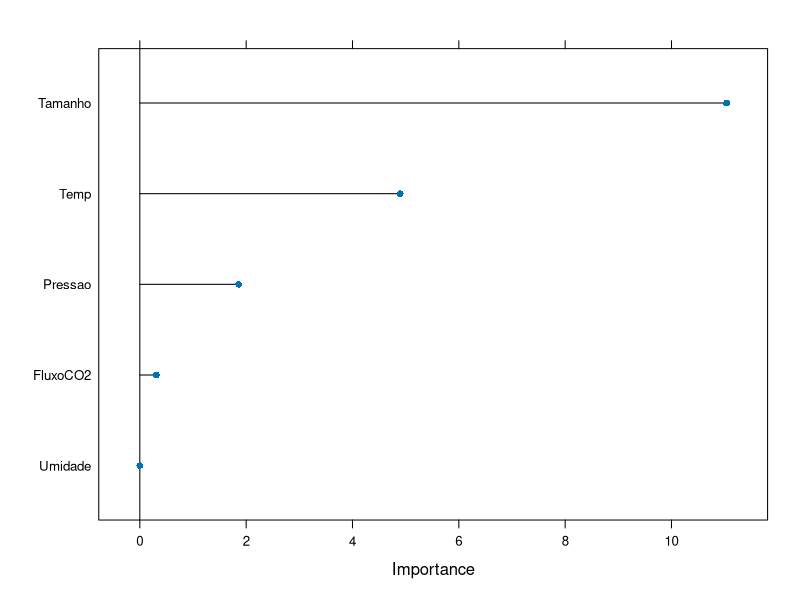

Recreate this plot in R.
## ---- chunk 1
knitr::opts_chunk$set(echo = TRUE)
library(tidyverse)
## ---- chunk 2
dados <- read_csv("dados/data-table-B7.csv", locale = locale(decimal_mark = ","))
dim(dados)

#Renomeando as colunas
names(dados) <- c('Pressao', 'Temp', 'FluxoCO2', 'Umidade', 'Tamanho', 'y')

head(dados)
## ---- chunk 3
library(mlbench)
library(caret)
## ---- chunk 4
set.seed(42)
control <- trainControl(method="repeatedcv", number=10, repeats=3)
# train the model
model <- train(y~., data=dados, method = 'lm', preProcess="scale", trControl=control)
# estimate variable importance
importance <- varImp(model, scale=FALSE)

# plot importance
plot(importance)
## ---- chunk 5
c(  "Tamanho", "Temp", "Pressao", "FluxoCO2", "Umidade")
## ---- chunk 6
base.mod <- lm(y ~ 1 , data= dados)  # base intercept only model
all.mod <- lm(y ~ . , data= dados) # full model with all predictors
stepMod <- step(base.mod, scope = list(lower = base.mod, upper = all.mod), direction = "both", trace = 0, steps = 1000)  # perform step-wise algorithm
shortlistedVars <- names(unlist(stepMod[[1]])) # get the shortlisted variable.
shortlistedVars <- shortlistedVars[!shortlistedVars %in% "(Intercept)"]  # remove intercept 
print(shortlistedVars)
## ---- chunk 7
stepMod$anova
## ---- chunk 8
lm.anova <- function(x,y){
  x<- as.matrix(x)
  y<- as.matrix(y)
  
  n <- length(y)
  k <- ncol(x) # covariaveis utilizadas
  p <- k+1

  X <- matrix(c(rep(1,n), x), ncol = p, nrow = n, byrow = FALSE)
  Y <- matrix(y, ncol = 1, nrow = n)
  
  betas <- solve(t(X)%*%X)%*%t(X)%*%Y
  
  Y_est <- X%*%betas 
 
  res <- Y - Y_est
  
  SQRes <- t(Y-Y_est)%*%(Y-Y_est) 
  
  u <- c(rep(1,n)) 
  SQTotal <- t(Y)%*%Y - ((t(u)%*%Y)^2)/n 
  
  SQReg <- SQTotal - SQRes
  
  
  SQReg <- t(betas)%*%t(X)%*%Y-((t(u)%*%Y)^2)/n 
  gl_sqreg <- k 
  QMReg <- SQReg/gl_sqreg 
   
  SQRes <- t(Y-Y_est)%*%(Y-Y_est) 
  gl_sqres <- n-p 
  QMRes <- SQRes/gl_sqres 
   
  SQTotal <- t(Y)%*%Y - ((t(u)%*%Y)^2)/n 
  gl_sqtotal <- n-1
   
   
  #calculando a estatistica F 
  F_0 <- QMReg/QMRes
  
  R2 <-  SQReg/SQTotal 
  QMTotal <- QMRes + QMReg
  R2adj <- 1 - QMRes/QMTotal
  list(R2 = R2, R2adj = R2adj, betas = betas, Y_est = Y_est, 
       anov = list(SQreg = SQReg, SQRes = SQRes, QMreg = QMReg))
  
}
## ---- chunk 9

n <- length(dados$y)

X <- matrix(c(rep(1,n), dados$Tamanho, dados$Temp, dados$Pressao), ncol = 4, nrow = n, byrow = FALSE)
Y <- matrix(dados$y, ncol = 1, nrow = length(dados$y))
## ---- chunk 10
betas <- solve(t(X)%*%X)%*%t(X)%*%Y
## ---- chunk 11
#Obtendo os valores dos residuos, SQres, SQreg , SQTotal do nosso modelo  
# No modelo de regressao linear multipla  
# Forma matricial: 
# Y_estimado = X*betas = X * (X^T*X)^(-1)*X^T*Y = H*Y 
#SQtotal <-  
Y_est <- X%*%betas 
 
res <- Y - Y_est
## ---- chunk 12
# Soma dos quadrados dos residuos  
# podemos calcular pela equacao: 
# (Y-Y_est)^T*(Y-Y_est) 
# ou pela equacao
# Y^T * Y - betas^T * X^T * Y 
 
SQRes <- t(Y-Y_est)%*%(Y-Y_est) 
 
#note que  
t(Y)%*%Y - t(betas)%*%t(X)%*%Y
## ---- chunk 13
# Soma dos quadrados totais 
# vetor unitario para facilitar as contas 
u <- c(rep(1,n)) 
SQTotal <- t(Y)%*%Y - ((t(u)%*%Y)^2)/n 
 
# obs 
# ((t(u)%*%Y)^2)/n = ((sum(y))^2)/n
## ---- chunk 14
#Soma dos quadrados da regressao  
 
SQReg <- SQTotal - SQRes
## ---- chunk 15
#Calculando a anova 
k <- 3 # covariaveis utilizadas 
p <- k+1
 
SQReg <- t(betas)%*%t(X)%*%Y-((t(u)%*%Y)^2)/n 
gl_sqreg <- k 
QMReg <- SQReg/gl_sqreg 
 
SQRes <- t(Y-Y_est)%*%(Y-Y_est) 
gl_sqres <- n-p 
QMRes <- SQRes/gl_sqres 
 
SQTotal <- t(Y)%*%Y - ((t(u)%*%Y)^2)/n 
gl_sqtotal <- n-1
 
 
#calculando a estatistica F 
F_0 <- QMReg/QMRes 
F_0
## ---- chunk 16
QMTotal <- QMRes + QMReg
## ---- chunk 17
alpha <- 0.05 
RR <- qf(alpha, df1 = k, df2 = n - k -1, lower.tail = F) 
RR
## ---- chunk 18
# Rejeitamos H0 se F_0 > RR, RR = regiao de rejeicao = quantil teorico da distribuicao F com k e  
# n-k-1 = n-p g.l.
if(RR < F_0){ 
  cat("Rejeita-se H0") 
}
## ---- chunk 19
R2 <-  SQReg/SQTotal 
R2
## ---- chunk 20
x <- dados$Tamanho
y <- dados$y

modelo <- lm.anova(x,y)

print(paste("R2: ", modelo$R2,
            "R2_adj:", modelo$R2adj))

## ---- chunk 21
x <- dados %>% select("Tamanho", "Temp","Pressao")
y <- dados$y

modelo <- lm.anova(x,y)

print(paste("R2: ", modelo$R2,
            "R2_adj:", modelo$R2adj))

## ---- chunk 22
x <- dados %>% select(-"y")
y <- dados$y

modelo <- lm.anova(x,y)

print(paste("R2: ", modelo$R2,
            "R2_adj:", modelo$R2adj))

## ---- chunk 23
(R2adj <- 1 - QMRes/QMTotal)
## ---- chunk 24
feat <- c(  "Tamanho", "Temp", "Pressao", "FluxoCO2", "Umidade")

1:5 %>% map(~head(feat,.x)) %>% map(~lm.anova(dados$y, dados %>% select(.x))$R2adj)
